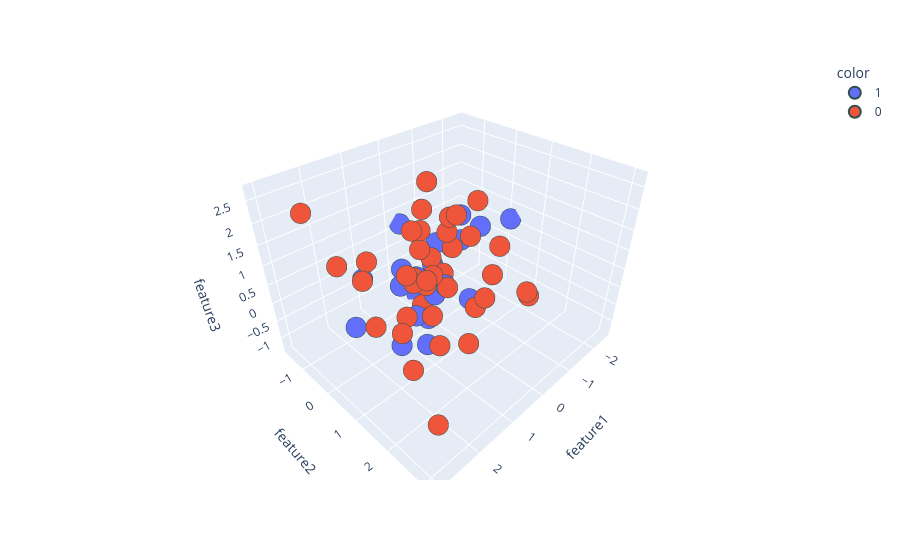

Notebook cell for this chart:
### Code cell
import plotly.express as px

fig = px.scatter_3d( df, x=df['feature1'],y=df['feature2'],z=df['feature3'],
                   color=df['target'].astype('str'))
fig.update_traces(marker=dict(size=12, line=dict(width=2,
                                                color='DarkSlateGrey')),
                 selector=dict(mode='markers'))
fig.show()

### Figure 1 — Plotly figure (JSON) as saved in the notebook; plotly's stock layout.template omitted (floating-point values rounded to 4 significant figures)
{"data": [{"hovertemplate": "color=1<br>feature1=%{x}<br>feature2=%{y}<br>feature3=%{z}<extra></extra>", "legendgroup": "1", "marker": {"color": "#636efa", "line": {"color": "DarkSlateGrey", "width": 2}, "size": 12, "symbol": "circle"}, "mode": "markers", "name": "1", "scene": "scene", "showlegend": true, "type": "scatter3d", "x": [0.667, 0.9486, -0.3675, 1.772, 0.3223, -1.01, -1.838, 1.045, 0.2411, 1.267, 1.415, 1.968, -2.506, -0.02254, 0.4206, -0.04544, -0.4208, 0.1901, -0.3316, -0.9926], "y": [0.02581, 0.7017, -1.137, -0.3475, 0.06034, 0.4417, -0.9388, 0.5382, -0.9525, 0.1736, 0.4577, -0.5478, 0.147, 0.01342, 0.4116, 1.041, -0.552, 0.5121, -1.632, -0.1613], "z": [-0.7776, -1.051, -1.322, 0.6701, -1.043, 1.129, -0.2018, 0.8121, -0.1363, -1.223, 0.7289, -0.6794, 0.6062, 0.9359, -0.07132, -0.09403, -0.1211, 0.1315, 0.6191, 1.192]}, {"hovertemplate": "color=0<br>feature1=%{x}<br>feature2=%{y}<br>feature3=%{z}<extra></extra>", "legendgroup": "0", "marker": {"color": "#EF553B", "line": {"color": "DarkSlateGrey", "width": 2}, "size": 12, "symbol": "circle"}, "mode": "markers", "name": "0", "scene": "scene", "showlegend": true, "type": "scatter3d", "x": [0.7025, -0.191, 0.1277, 1.829, 1.993, 0.05266, 2.26, 1.512, 1.763, 0.3725, -0.3534, 0.06098, 1.304, 0.1692, -0.1837, 2.385, 3.028, 1.377, 1.26, 1.254, 0.2033, 2.621, -0.2345, 0.9381, 0.0392, 0.8826, 0.7938, 0.2931, 1.808, 0.2426, 0.6806, 0.4032, 1.195, 0.5064, 0.4607, -0.2368, -0.798, 2.266, 0.33, 0.4219], "y": [0.666, 0.1884, -0.2625, 0.9442, 1.429, -0.4494, 2.415, 0.7971, 1.787, 1.562, 0.1725, 0.5191, 0.7496, 1.669, 0.3642, 0.8583, 0.8723, 1.562, 0.4139, 0.7019, 0.008185, 0.9508, 0.8529, 1.949, 0.6982, 0.259, 3.117, 0.1769, -0.0781, 2.79, 0.4204, 2.027, 1.024, 0.05221, 0.86, 0.008552, 1.208, -1.559, 1.557, -0.006591], "z": [0.7361, 1.211, 1.729, 0.007937, -0.5694, -1.068, -1.143, 1.214, 0.9384, 2.7, 0.7413, 1.821, 0.896, 0.4009, 0.8966, 0.4751, 2.209, -0.2171, -0.2269, 0.9776, 2.497, 1.739, 1.376, -0.1929, 1.933, 1.726, 1.692, 0.7585, 1.255, 1.121, 0.3342, 1.299, 1.045, 1.017, 0.394, -0.01254, 1.032, 1.96, 0.1749, 1.43]}], "layout": {"legend": {"title": {"text": "color"}, "tracegroupgap": 0}, "margin": {"t": 60}, "scene": {"domain": {"x": [0, 1], "y": [0, 1]}, "xaxis": {"title": {"text": "feature1"}}, "yaxis": {"title": {"text": "feature2"}}, "zaxis": {"title": {"text": "feature3"}}}}}
